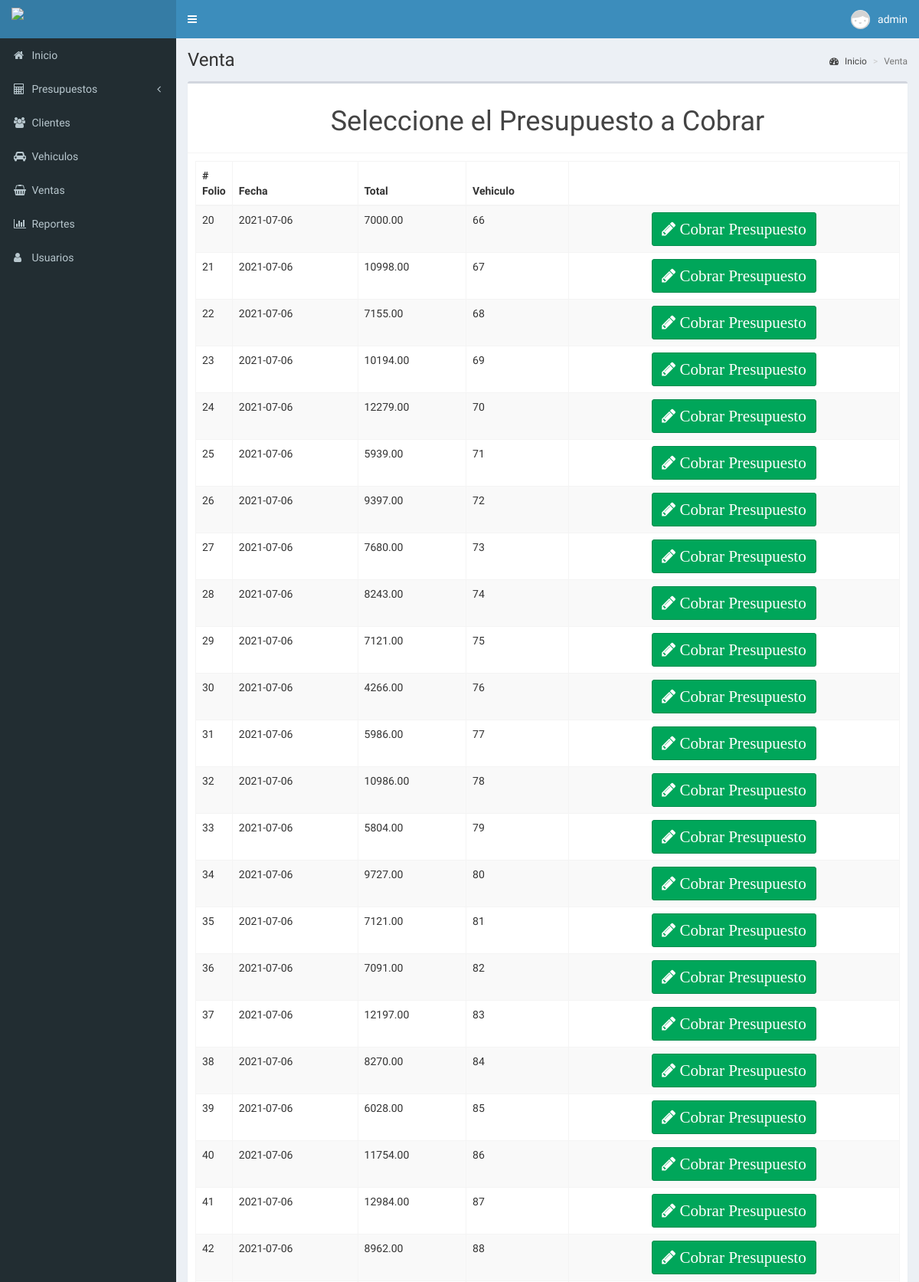
Screenshot of /venta (signed in, upper part) with the database file from the repository.
### tables this page shows
CREATE TABLE `presupuesto` (
  `folio_p` int(11) NOT NULL,
  `fecha` date DEFAULT NULL,
  `id_v` int(11) DEFAULT NULL,
  `total` decimal(10,2) DEFAULT NULL
);

### controladores/plantilla.controlador.php (called while the page is built)
<?php
class ControladorPlantilla{
	public static function ctrPlantilla(){
		include "vistas/plantilla.php";
	}
}

### index.php (called while the page is built, shortened)
<?php
require_once "controladores/plantilla.controlador.php";
require_once "controladores/vehiculos.controlador.php";
require_once "controladores/venta.controlador.php";
require_once "controladores/reportes.controlador.php";
require_once "modelos/venta.modelo.php";
$plantilla = new ControladorPlantilla();
$plantilla -> ctrPlantilla();

### controladores/venta.controlador.php (called while the page is built, shortened)
<?php
class ControladorVenta
{
    public static function ctrMostrarPresupuestoVenta($item, $valor)
    {
        $tabla = "presupuesto";
        $respuesta = ModeloVenta::MdlMostrarPresupuestoVenta($tabla, $item, $valor);
        return $respuesta;
    }
}

### modelos/conexion.php (called while the page is built)
<?php
class Conexion{
	 public static function conectar(){
		$link = new PDO("mysql:host=localhost;dbname=luismart",
			            "root",
			            "");
		$link -> exec("set names utf8");
		return $link;
	}
}

### modelos/venta.modelo.php (called while the page is built, shortened)
<?php
require_once "conexion.php";
class ModeloVenta
{
	public static function MdlMostrarPresupuestoVenta($tabla, $item, $valor)
	{
		if ($valor != null) {
			$stmt = Conexion::conectar()->prepare("SELECT * FROM $tabla as pre
			INNER JOIN
			vehiculo as veh
			WHERE pre.id_v = veh.id_v
			and
			$item = :folio_p;");
			$stmt->bindParam(":folio_p", $valor, PDO::PARAM_STR);
			$stmt->execute();
			return $stmt->fetch();
		} else {
			$stmt = Conexion::conectar()->prepare("SELECT * FROM $tabla");
			$stmt->execute();
			return $stmt->fetchAll();
		}
	}
}

### vistas/modulos/venta.php (the view, shortened to what this page needs)
<div class="content-wrapper">
  <section class="content-header">
    <h1>
      Venta
    </h1>
    <ol class="breadcrumb">
      <li><a href="#"><i class="fa fa-dashboard"></i> Inicio</a></li>
      <li class="active">Venta</li>
    </ol>
  </section>
  <section class="content">
    <div class="box">
      <div class="box-header with-border">
        <h1 class="text-center">Seleccione el Presupuesto a Cobrar</h1>
      </div>
      <div class="box-body">
        <table class="table table-bordered table-striped dt-responsive tablas" width="100%">
          <thead>
            <tr>
              <th style="width: 10px"># Folio</th>
              <th>Fecha</th>
              <th>Total</th>
              <th>Vehiculo</th>
              <th></th>
            </tr>
          </thead>
          <tbody>
            <?php
            $item = null;
            $valor = null;
            $press = ControladorVenta::ctrMostrarPresupuestoVenta($item, $valor);
            foreach ($press as $key => $value) {
              echo '
              <tr>
                <td>' . $value["folio_p"] . '</td>
                <td>' . $value["fecha"] . '</td>
                <td>' . $value["total"] . '</td>
                <td>' . $value["id_v"] . '</td>
                <td class="text-center" style="width: 200 px">
                  <div class="btn-group">
                    <button class="btn btn-success btnEditarPresupuesto" idPres="' . $value["folio_p"] . '" data-toggle="modal" data-target="#modalAgregarVenta"><i class="fa fa-pencil"> Cobrar Presupuesto</i></button>
                  </div>
                </td>
              </tr>';
            }
            ?>
          </tbody>
        </table>
      </div>
  </section>
</div>

### vistas/css/style.css (style rules this page uses)
.btn { font-size: 1.5em; }

### rows the page displays
presupuesto: folio_p "20", fecha "2021-07-06", total "7000.00", id_v "66"
presupuesto: folio_p "21", fecha "2021-07-06", total "10998.00", id_v "67"
presupuesto: folio_p "22", fecha "2021-07-06", total "7155.00", id_v "68"
presupuesto: folio_p "23", fecha "2021-07-06", total "10194.00", id_v "69"
presupuesto: folio_p "24", fecha "2021-07-06", total "12279.00", id_v "70"
presupuesto: folio_p "25", fecha "2021-07-06", total "5939.00", id_v "71"
presupuesto: folio_p "26", fecha "2021-07-06", total "9397.00", id_v "72"
presupuesto: folio_p "27", fecha "2021-07-06", total "7680.00", id_v "73"
presupuesto: folio_p "28", fecha "2021-07-06", total "8243.00", id_v "74"
presupuesto: folio_p "29", fecha "2021-07-06", total "7121.00", id_v "75"
presupuesto: folio_p "30", fecha "2021-07-06", total "4266.00", id_v "76"
presupuesto: folio_p "31", fecha "2021-07-06", total "5986.00", id_v "77"
presupuesto: folio_p "32", fecha "2021-07-06", total "10986.00", id_v "78"
presupuesto: folio_p "33", fecha "2021-07-06", total "5804.00", id_v "79"
presupuesto: folio_p "34", fecha "2021-07-06", total "9727.00", id_v "80"
presupuesto: folio_p "35", fecha "2021-07-06", total "7121.00", id_v "81"
presupuesto: folio_p "36", fecha "2021-07-06", total "7091.00", id_v "82"
presupuesto: folio_p "37", fecha "2021-07-06", total "12197.00", id_v "83"
presupuesto: folio_p "38", fecha "2021-07-06", total "8270.00", id_v "84"
presupuesto: folio_p "39", fecha "2021-07-06", total "6028.00", id_v "85"
presupuesto: folio_p "40", fecha "2021-07-06", total "11754.00", id_v "86"
presupuesto: folio_p "41", fecha "2021-07-06", total "12984.00", id_v "87"
presupuesto: folio_p "42", fecha "2021-07-06", total "8962.00", id_v "88"

### other values shown
$_SESSION["nombre"] "admin"
